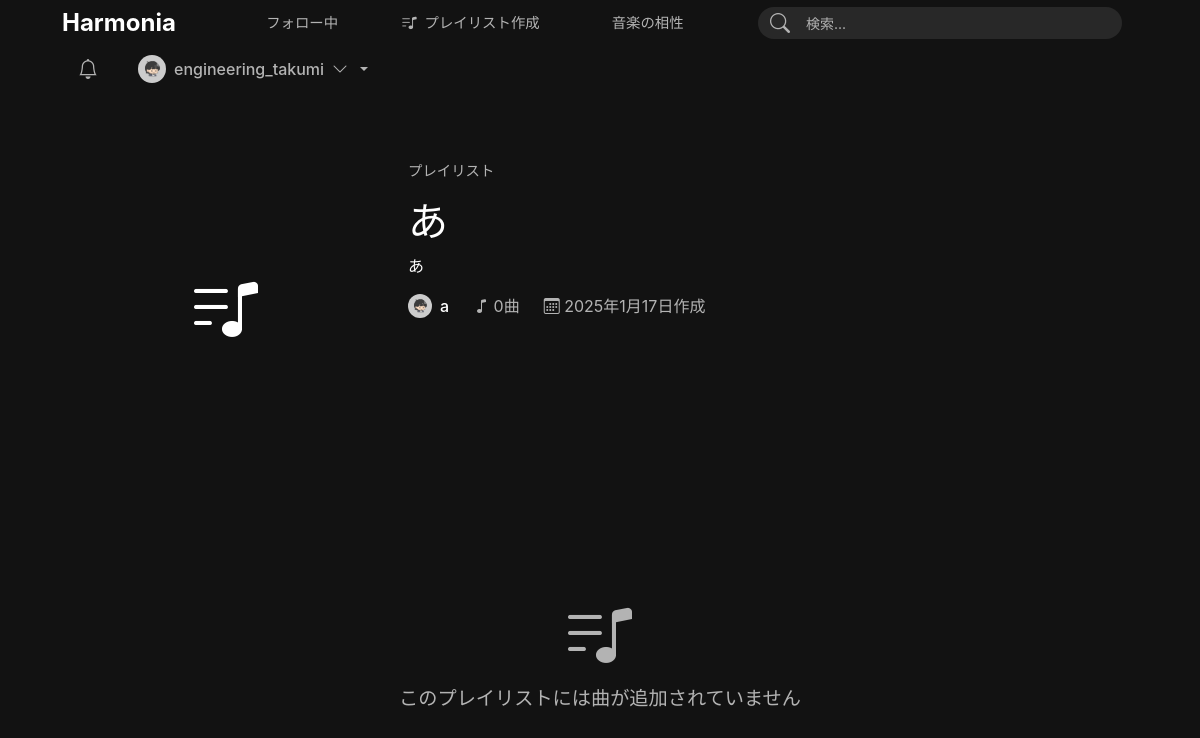
Page /playlist/1/ (signed in) on the committed database.
### core/models.py (models this page shows, shortened)
class Profile(models.Model):
    user = models.OneToOneField(User, on_delete=models.CASCADE)
    bio = models.TextField(max_length=500, blank=True)
    website = models.URLField(max_length=200, blank=True)
    avatar = models.ImageField(upload_to='profile_pics', default='default.jpg')
    spotify_refresh_token = models.CharField(max_length=200, blank=True, null=True)
    favorite_genres = models.JSONField(default=list, blank=True)
    favorite_artists = models.JSONField(default=list, blank=True)
    music_mood_preferences = models.JSONField(default=dict, blank=True)
    nickname = models.CharField(max_length=50, blank=True)
    following = models.ManyToManyField('self', symmetrical=False, related_name='followed_by', blank=True)

class Playlist(models.Model):
    user = models.ForeignKey(User, on_delete=models.CASCADE)
    title = models.CharField(max_length=200)
    description = models.TextField(blank=True)
    posts = models.ManyToManyField(MusicPost, related_name='playlists', blank=True)
    is_public = models.BooleanField(default=True)
    created_at = models.DateTimeField(auto_now_add=True)
    updated_at = models.DateTimeField(auto_now=True)

### core/views.py (the view)
# urls.py: path('playlist/<int:pk>/', views.playlist_detail, name='playlist_detail'),
def playlist_detail(request, pk):
    playlist = get_object_or_404(Playlist, pk=pk)
    if not playlist.is_public and playlist.user != request.user:
        messages.error(request, 'このプレイリストは非公開です。')
        return redirect('core:home')
    return render(request, 'core/playlist_detail.html', {'playlist': playlist})

### core/templates/core/playlist_detail.html (shortened to what this page needs)
{% extends 'core/base.html' %}
{% load static %}
{% block content %}
<div class="gradient-background">
    <div class="container">
        <div class="playlist-detail fade-in">
            <div class="playlist-header spotify-card">
                <div class="playlist-cover">
                    {% if playlist.posts.first.image %}
                        <img src="{{ playlist.posts.first.image.url }}" alt="{{ playlist.title }}">
                    {% else %}
                        <div class="default-cover">
                            <i class="bi bi-music-note-list spotify-icon"></i>
                        </div>
                    {% endif %}
                </div>
                <div class="playlist-info">
                    <div class="playlist-meta">
                        <span class="playlist-type">プレイリスト</span>
                    </div>
                    <h1 class="spotify-title">{{ playlist.title }}</h1>
                    {% if playlist.description %}
                        <p class="spotify-subtitle">{{ playlist.description }}</p>
                    {% endif %}
                    <div class="playlist-stats">
                        <div class="creator">
                            <img src="{% if playlist.user.profile.avatar %}{{ playlist.user.profile.avatar.url }}{% else %}{% static 'images/default-avatar.svg' %}{% endif %}"
                                 alt="{{ playlist.user.username }}"
                                 class="creator-avatar">
                            <a href="{% url 'core:profile' playlist.user.username %}" class="creator-name">
                                {{ playlist.user.username }}
                            </a>
                        </div>
                        <span class="track-count">
                            <i class="bi bi-music-note spotify-icon"></i> {{ playlist.posts.count }}曲
                        </span>
                        <span class="created-at">
                            <i class="bi bi-calendar3 spotify-icon"></i> {{ playlist.created_at|date:"Y年n月j日" }}作成
                        </span>
                    </div>
                </div>
            </div>
            <div class="playlist-content spotify-card">
                {% if playlist.posts.all %}
                    <div class="track-list">
                        {% for post in playlist.posts.all %}
                            <div class="track-item">
                                <div class="track-number">{{ forloop.counter }}</div>
                                <div class="track-info">
                                    {% if post.image %}
                                        <img src="{{ post.image.url }}" alt="{{ post.title }}" class="track-image">
                                    {% else %}
                                        <div class="track-image-placeholder">
                                            <i class="bi bi-music-note spotify-icon"></i>
                                        </div>
                                    {% endif %}
                                    <div class="track-details">
                                        <h3 class="track-title">{{ post.title }}</h3>
                                        <p class="track-artist">{{ post.artist }}</p>
                                    </div>
                                </div>
                                {% if post.spotify_link %}
                                    <div class="track-player">
                                        <iframe src="https://open.spotify.com/embed/track/{{ post.spotify_link|slice:'31:' }}"
                                                width="100%"
                                                height="80"
                                                frameborder="0"
                                                allowtransparency="true"
                                                allow="encrypted-media">
                                        </iframe>
                                    </div>
                                {% endif %}
                                {% if user == playlist.user %}
                                    <button class="remove-track-btn spotify-icon" onclick="removeTrack({{ post.id }})">
                                        <i class="bi bi-x-lg"></i>
                                    </button>
                                {% endif %}
                            </div>
                        {% endfor %}
                    </div>
                {% else %}
                    <div class="empty-playlist">
                        <i class="bi bi-music-note-list spotify-icon"></i>
                        <p>このプレイリストには曲が追加されていません</p>
                    </div>
                {% endif %}
            </div>
        </div>
    </div>
</div>
{% endblock %}

### core/templates/core/base.html (shortened to what this page needs)
{% load static %}
<!DOCTYPE html>
<html lang="ja">
<head>
    <link href="https://cdn.jsdelivr.net/npm/bootstrap@5.3.0/dist/css/bootstrap.min.css" rel="stylesheet">
    <link rel="stylesheet" href="https://cdn.jsdelivr.net/npm/bootstrap-icons@1.10.0/font/bootstrap-icons.css">
    <link rel="stylesheet" href="/static/css/style.css">
</head>
<body>
    <nav class="navbar">
        <div class="container">
            <a class="navbar-brand" href="{% url 'core:home' %}">Harmonia</a>
            <ul class="navbar-nav nav-left">
                <li class="nav-item">
                    <a class="nav-link" href="{% url 'core:following_posts' %}">フォロー中</a>
                </li>
                {% if user.is_authenticated %}
                    <li class="nav-item">
                        <a class="nav-link" href="{% url 'core:create_playlist' %}">
                            <i class="bi bi-music-note-list"></i> プレイリスト作成
                        </a>
                    </li>
                    <li class="nav-item">
                        <a class="nav-link" href="{% url 'core:music_compatibility' %}">
                             音楽の相性
                        </a>
                    </li>
                {% endif %}
            </ul>
            <form class="search-form" action="{% url 'core:search' %}" method="get">
                <i class="bi bi-search search-icon"></i>
                <input class="form-control" type="search" name="q" placeholder="検索..." aria-label="Search">
            </form>
            <div class="nav-right">
                {% if user.is_authenticated %}
                    <a class="nav-link" href="{% url 'core:notifications' %}">
                        <i class="bi bi-bell notifications-icon"></i>
                    </a>
                    <div class="user-menu dropdown">
                        <a class="dropdown-toggle" href="#" role="button" data-bs-toggle="dropdown" aria-expanded="false">
                            {% if user.profile.avatar %}
                                <img src="{{ user.profile.avatar.url }}" alt="{{ user.username }}">
                            {% else %}
                                <img src="{% static 'images/default-avatar.svg' %}" alt="{{ user.username }}">
                            {% endif %}
                            <span class="username">{{ user.username }}</span>
                            <i class="bi bi-chevron-down"></i>
                        </a>
                    </div>
                {% else %}
                    <a class="nav-link" href="{% url 'core:login' %}">ログイン</a>
                    <a class="nav-link" href="{% url 'core:register' %}">新規登録</a>
                {% endif %}
            </div>
        </div>
    </nav>
    <main>
        {% block content %}
        {% endblock %}
    </main>
</body>
</html>

### static/css/style.css (style rules this page uses)
:root { --spotify-black: #121212; --spotify-dark-gray: #181818; --spotify-light-gray: #282828; --spotify-green: #1DB954; --spotify-white: #FFFFFF; --spotify-hover: #282828; --spotify-text-secondary: #B3B3B3; }
body { background-color: var(--spotify-black); color: var(--spotify-white); font-family: -apple-system, BlinkMacSystemFont, "Segoe UI", Roboto, "Helvetica Neue", Arial, sans-serif; margin: 0; padding: 0; min-height: 100vh; }
.navbar { background-color: var(--spotify-black); padding: 0 !important; height: 64px; border-bottom: 1px solid var(--spotify-divider); position: fixed; top: 0; left: 0; width: 100%; z-index: 1000; }
.navbar .container { display: flex; align-items: center; justify-content: space-between; height: 100%; padding: 0 2rem; }
.navbar-brand { color: var(--spotify-white) !important; font-size: 1.5rem; font-weight: bold; text-decoration: none; margin-right: 2rem; }
.nav-left { display: flex; align-items: center; gap: 1rem; }
.navbar-nav { display: flex; align-items: center; flex-direction: row; list-style: none; margin: 0; padding: 0; gap: 2rem; }
.nav-item { position: relative; }
.nav-link { color: var(--spotify-text-secondary) !important; text-decoration: none; font-weight: 500; font-size: 0.9rem; transition: color 0.2s; display: flex; align-items: center; gap: 0.5rem; padding: 0.5rem 1rem; }
.search-form { position: relative; max-width: 364px; width: 100%; margin: 0 1rem; }
.search-form .form-control { width: 100%; height: 32px; background-color: var(--spotify-light-gray); border: none; border-radius: 500px; padding: 6px 48px; color: var(--spotify-white); font-size: 0.875rem; }
.search-form .search-icon { position: absolute; left: 12px; top: 50%; transform: translateY(-50%); color: var(--spotify-text-secondary); font-size: 1.25rem; }
.search-form .form-control::placeholder { color: var(--spotify-text-secondary); }
.nav-right { display: flex; align-items: center; gap: 1rem; }
.nav-right .nav-link { padding: 8px 16px; border-radius: 500px; transition: all 0.2s; }
.notifications-icon { font-size: 1.25rem; color: var(--spotify-text-secondary); }
.user-menu { position: relative; }
.user-menu .dropdown-toggle { display: flex; align-items: center; gap: 0.5rem; color: var(--spotify-text-secondary); text-decoration: none; padding: 0.5rem; border-radius: 500px; }
.user-menu img { width: 28px; height: 28px; border-radius: 50%; object-fit: cover; }
.user-menu .username { font-weight: 500; }
main { padding: 2rem; width: 100%; margin-top: 64px; }

### core/templates/core/playlist_detail.html (style rules this page uses)
.playlist-detail { padding: 2rem 0; }
.playlist-header { display: grid; grid-template-columns: 300px 1fr; gap: 2rem; padding: 2rem; margin-bottom: 2rem; }
.playlist-cover { position: relative; width: 300px; height: 300px; border-radius: 8px; overflow: hidden; }
.default-cover { width: 100%; height: 100%; display: flex; align-items: center; justify-content: center; background: linear-gradient(45deg, var(--spotify-green), var(--spotify-green-hover)); }
.default-cover i { font-size: 4rem; color: var(--spotify-white); }
.playlist-meta { display: flex; align-items: center; gap: 1rem; margin-bottom: 1rem; }
.playlist-type { text-transform: uppercase; font-size: 0.9rem; font-weight: 500; color: var(--spotify-text-secondary); }
.playlist-stats { display: flex; align-items: center; gap: 1.5rem; margin: 1rem 0; color: var(--spotify-text-secondary); }
.creator { display: flex; align-items: center; gap: 0.5rem; }
.creator-avatar { width: 24px; height: 24px; border-radius: 50%; object-fit: cover; }
.creator-name { color: var(--spotify-white); text-decoration: none; font-weight: 500; transition: color 0.3s ease; }
.empty-playlist { text-align: center; padding: 4rem 2rem; }
.empty-playlist i { font-size: 4rem; margin-bottom: 1rem; color: var(--spotify-text-secondary); }
.empty-playlist p { color: var(--spotify-text-secondary); font-size: 1.2rem; margin-bottom: 2rem; }

### rows in the picture
Playlist: title "あ", description "あ", user.avatar (picture), user.username "a", posts.count "0", created_at "2025年1月17日"

### other values in the picture
{{ user.username }} "engineering_takumi"
